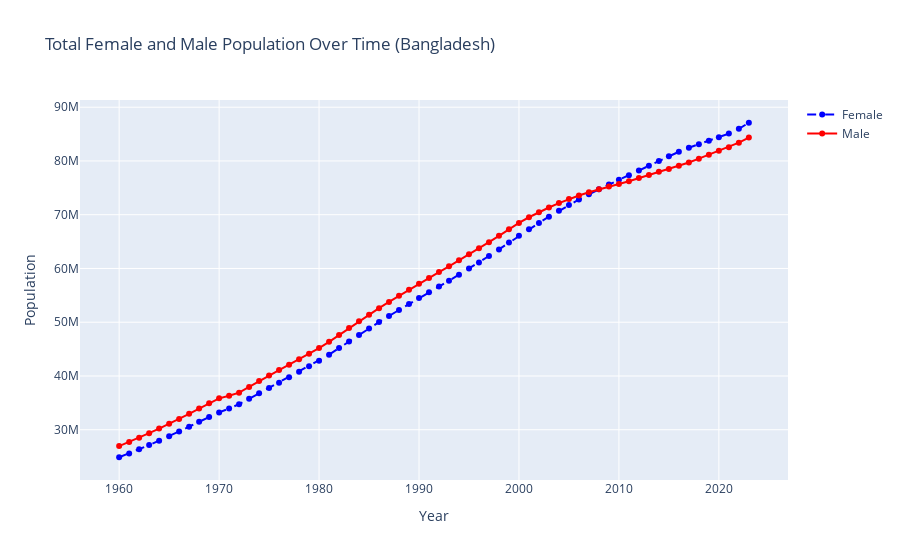
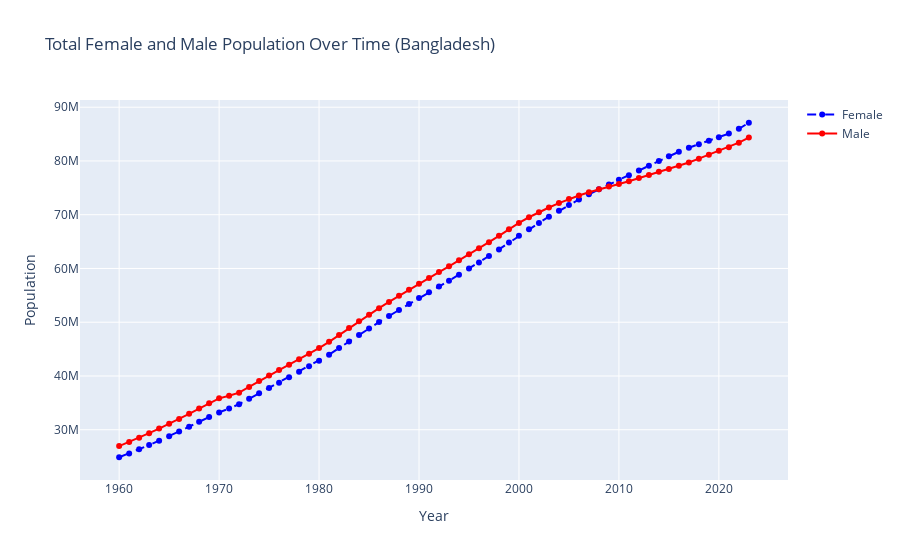

The code cell stored with these charts, in order, in its notebook:
### Code cell
# Produce total female versus male populations over time for each country 
# Produce total female versus male populations over time for region as a whole
import plotly.graph_objects as go

def overlay_population(country_name, df):
    """
    Function to overlay female and male population for a given country.

    Parameters:
    - country_name (str): The name of the country whose data will be plotted.
    - df (pd.DataFrame): The DataFrame containing the population data with MultiIndex columns.

    Returns:
    - A Plotly figure with the overlayed female and male population data.
    """
    
    # Check if the country exists in the subcolumns
    if country_name not in df.columns.get_level_values('country'):
        print(f"Country '{country_name}' not found in the dataset.")
        return
    
    # Extract the female and male population data for the country
    female = df[('Total Female', country_name)]
    male = df[('Total Male', country_name)]
    
    # Create a figure
    fig = go.Figure()
    
    # Add the female population plot
    fig.add_trace(go.Scatter(x=female.index, y=female, mode='lines+markers', name='Female', line=dict(dash='dash', color='blue')))
    
    # Add the male population plot
    fig.add_trace(go.Scatter(x=male.index, y=male, mode='lines+markers', name='Male', line=dict(dash='solid', color='red')))
    
    # Add title and labels
    fig.update_layout(title=f"Total Female and Male Population Over Time ({country_name})",
                      xaxis_title="Year",
                      yaxis_title="Population")
    
    # Show the plot
    fig.show()

overlay_population("Bangladesh", SA_pop)
